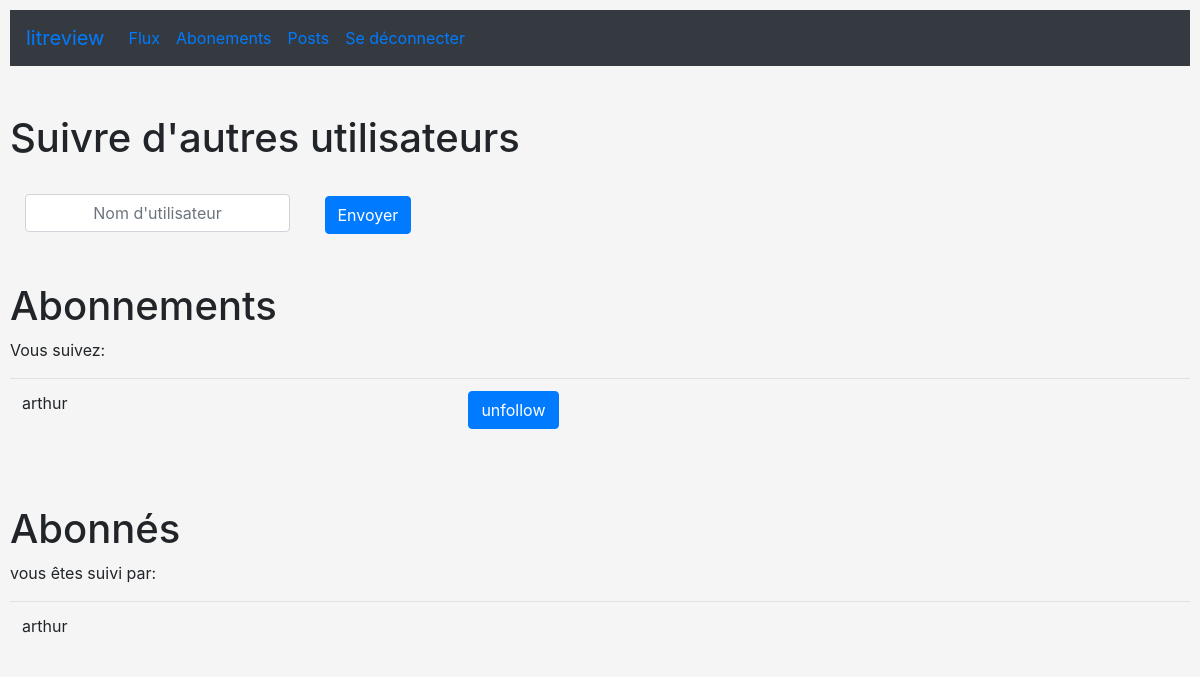
Page /followers/ (signed in) on the earlier database version.
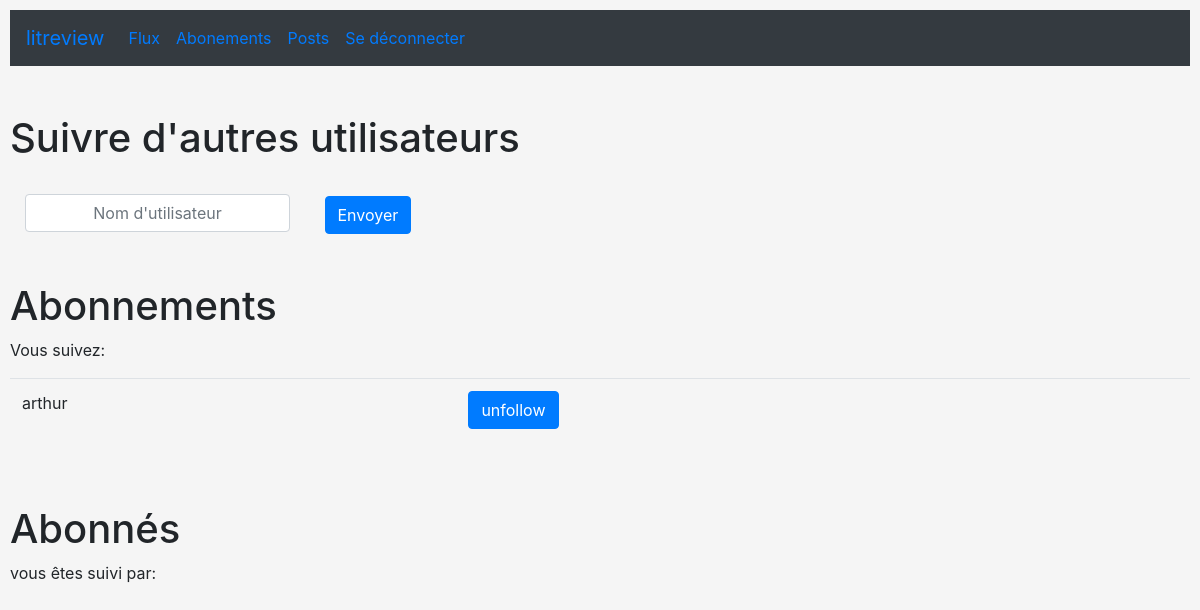
Same page on the later database version.
### followers/models.py (models this page shows)
class UserFollows(models.Model):
    following = models.ForeignKey(
        User, on_delete=CASCADE, blank=True, related_name="following")
    follower = models.ForeignKey(
        User, on_delete=CASCADE, blank=True, related_name="follower")
    class Meta:
        unique_together = ['following', 'follower']

### authentication/models.py (models this page shows)
class User(AbstractUser):
    pass

### followers/views.py (the view, shortened to what this page needs)
# urls.py: path('followers/', views.followers, name='followers'),
@login_required
def followers(request):
    followed = UserFollows.objects.filter(
        following__exact=request.user)
    followers = UserFollows.objects.filter(
        follower__exact=request.user)
    return render(request, 'followers/followers.html', context={'followed': followed, 'followers': followers})

### followers/templates/followers/followers.html (shortened to what this page needs)
{% extends 'base.html' %} {% block content %}
<nav class="navbar navbar-expand bg-dark">
  <a class="navbar-brand" href="#">litreview</a>
  <ul class="navbar-nav">
    <li class="nav-item active">
      <a class="nav-link" href="{% url 'flux' %}">Flux</a>
    </li>
    <li class="nav-item">
      <a class="nav-link" href="{% url 'followers' %}">Abonements</a>
    </li>
    <li class="nav-item active">
      <a class="nav-link" href="{% url 'posts' %}">Posts</a>
    </li>
    <li class="nav-item">
      <a class="nav-link" href="{% url 'logout' %}">Se déconnecter</a>
    </li>
  </ul>
</nav>
<br>
<br>
<h1>Suivre d'autres utilisateurs</h1>
<br>
<form action="{% url 'followers' %}" method="post">
  <div class="col-3 d-inline-block">
    <input class="form-control text-center" type="text" name="username" placeholder="Nom d'utilisateur">
  </div>
  <div class="col-2 d-inline-block">
    <button type="submit" class="btn btn-primary">Envoyer</button>
  </div>
</form>
<br>
<br>
<div>
  <h1>Abonnements</h1>
</div>
<p>Vous suivez: </p>
<table class="table">
  {% for follow in followers %}
  <tr>
    <td>{{follow.following}}</td>
    <td><a class="btn btn-primary" href="{% url 'unfollow' follow.following.id %}" role="button"
          >unfollow</a></td>
  </tr>
  {% endfor %}
</table>
<br>
<br>
<h1>Abonnés</h1>
<p>vous êtes suivi par:</p>
<table class="table">
  {% for follow in followed %}
  <tr>
  <td>{{follow.follower}}</td>
  </tr>
  {% endfor %}
</table>
{% endblock %}

Differences in the rows shown:
removed UserFollows: follower "arthur", shown under "Abonnés"
